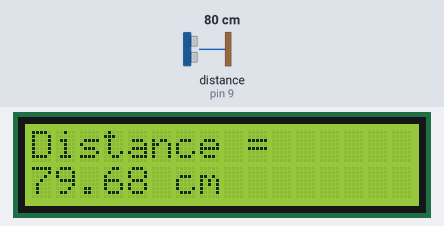
Simulated run of this sketch. Board: Arduino Uno, built with avr-gcc and run on an emulated ATmega328P. Shown: 16×2 character LCD. Wiring (inferred from the names in the program): ultrasonic range finder: trigger pin 8; echo pin 9. Inputs (shaded band) come from the test bench; at power-on: distance to the obstacle (sensor on pin 9) 80 cm. The echo pulse lasts 58.3 µs per cm.

Above: at 1.2 s.
1.3 s: distance to the obstacle (sensor on pin 9) set to 4 cm
At 3.7 s:
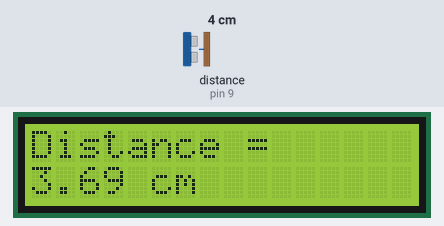
4.0 s: distance to the obstacle (sensor on pin 9) set to 2 cm
At 5.0 s:
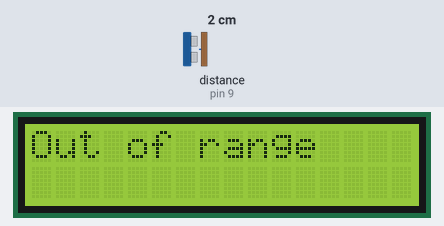
5.8 s: distance to the obstacle (sensor on pin 9) set to 9 cm
At 8.2 s:
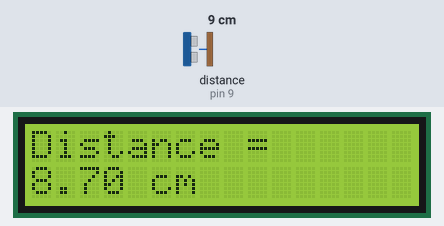
Timing chart, 0 to 9.7 s (numbered marks = the images above; inputs shaded):
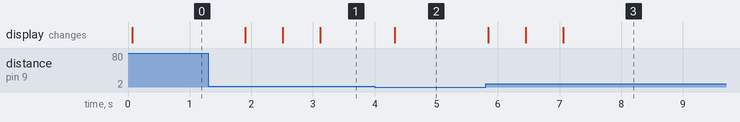

Measured:
- the behaviour switches between 3 and 2 cm on distance to the obstacle (sensor on pin 9) (found by bisection; images 1 and 2)
- after the input at 1.3 s, the display: changes after 0.60 s (image 1)
- after the input at 4.0 s, the display: changes after 0.33 s (image 2)
- after the input at 5.8 s, the display: changes at once (image 3)

The sketch:

Ultrasonic.ino
```cpp
#include <LiquidCrystal.h>   // LCD library for 16x2 displays

// Ultrasonic sensor pins
const int Trig = 8;          // Trigger pin sends the ultrasonic pulse
const int Echo = 9;          // Echo pin receives the reflected pulse

// LCD pins
const int rs = 12, en = 11, d4 = 5, d5 = 4, d6 = 3, d7 = 2;

// Creating the LCD object with the wiring I chose
LiquidCrystal lcd(rs, en, d4, d5, d6, d7);

// Variables for time and distance calculations
float distance, duration;

void setup() {
  Serial.begin(9600);        // For debugging through Serial Monitor

  pinMode(Trig, OUTPUT);     // Trigger pin must be an output
  pinMode(Echo, INPUT);      // Echo pin listens for the pulse

  lcd.begin(16, 2);          // Initialize LCD as 16x2
}

void loop() {

  // ---- Send Ultrasonic Pulse ----
  digitalWrite(Trig, LOW);    // Make sure trigger is LOW before pulse
  delayMicroseconds(2);       // Small delay to stabilize
  digitalWrite(Trig, HIGH);   // Send a 10µs pulse
  delayMicroseconds(10);
  digitalWrite(Trig, LOW);    // Turn trigger off

  // ---- Measure Echo Time ----
  duration = pulseIn(Echo, HIGH);   // Measure how long the echo pin stays HIGH

  // ---- Convert Time to Distance ----
  // Distance = (time / 2) * speed of sound (0.0343 cm/µs)
  distance = (duration / 2) * 0.0343;

  // ---- Check if Distance is Valid ----
  if (distance >= 400 || distance <= 2) {
    lcd.clear();                  // Clear LCD
    lcd.setCursor(0, 0);          // Top-left corner
    lcd.print("Out of range");    // Object too close or too far
  }

  else {
    lcd.clear();                  // Clear previous reading

    lcd.setCursor(0, 0);          // First line
    lcd.print("Distance = ");

    lcd.setCursor(0, 1);          // Second line (corrected from row 2)
    lcd.print(distance);          // Show the calculated distance
    lcd.print(" cm");             // Add units

    lcd.print("       ");         // Extra spaces to erase leftover characters
    delay(100);                   // Small delay to prevent flickering
  }

  delay(500);                     // Update every half second
}
```
